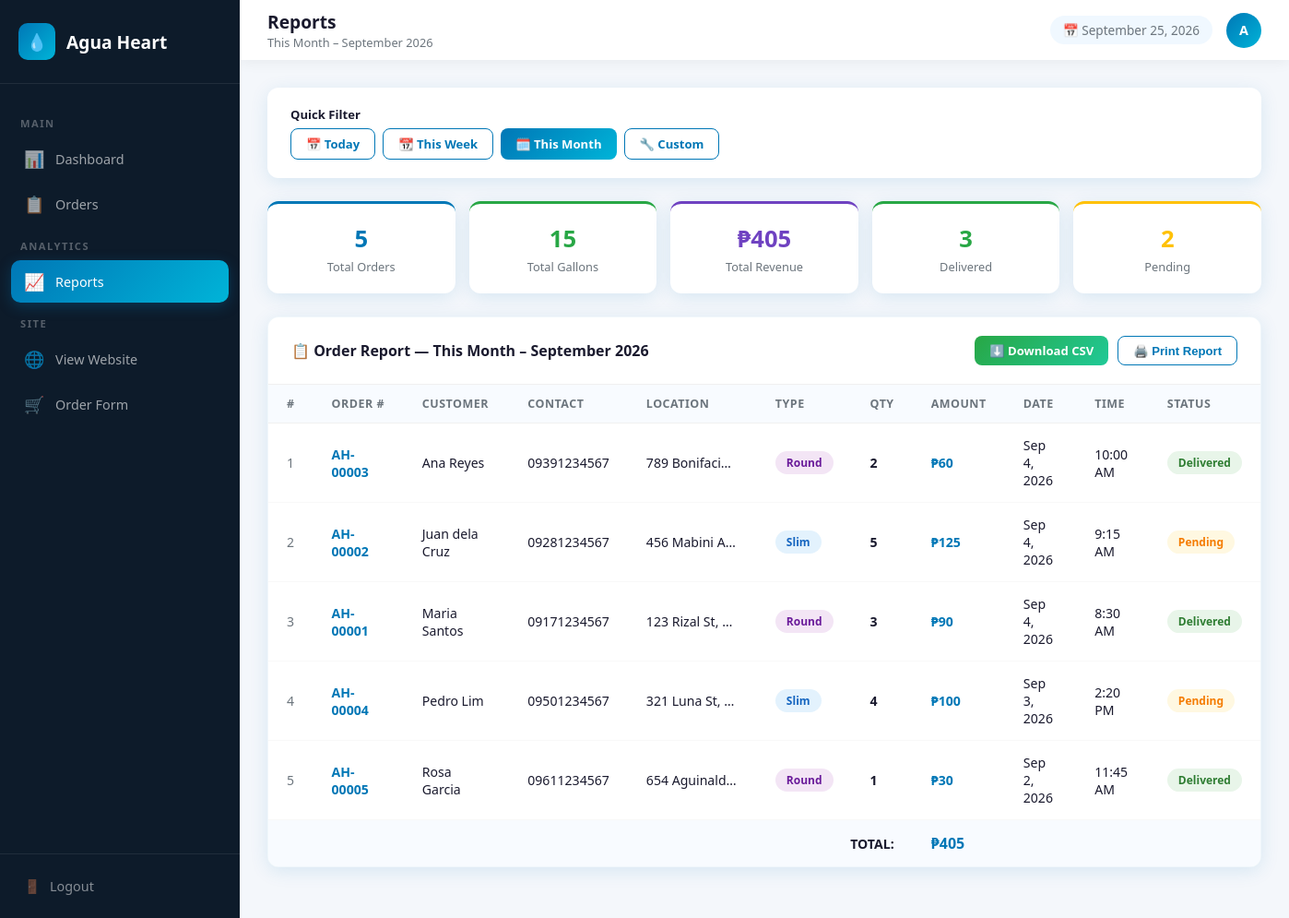
The app's page /admin/reports.php?filter=month (signed in) with its own data.
### tables this page shows
CREATE TABLE IF NOT EXISTS orders (
    id INT AUTO_INCREMENT PRIMARY KEY,
    order_number VARCHAR(20) NOT NULL,
    customer_name VARCHAR(100) NOT NULL,
    contact_number VARCHAR(20) NULL,
    location TEXT NOT NULL,
    gallon_type ENUM('Slim','Round') NOT NULL,
    quantity INT NOT NULL,
    notes TEXT,
    status ENUM('Pending','Delivered','Cancelled') DEFAULT 'Pending',
    date_ordered DATE NOT NULL,
    time_ordered TIME NOT NULL,
    created_at TIMESTAMP DEFAULT CURRENT_TIMESTAMP
);

### admin/reports.php (the view, shortened to what this page needs)
<?php
require_once '../includes/db.php';
$filter  = $_GET['filter'] ?? 'today';
$dateFrom = $_GET['date_from'] ?? '';
$dateTo   = $_GET['date_to'] ?? '';
switch ($filter) {
    case 'month':
        $dateCondition = "MONTH(date_ordered)=MONTH(CURDATE()) AND YEAR(date_ordered)=YEAR(CURDATE())";
        $label = 'This Month – ' . date('F Y');
        break;
}
$summary = $conn->query("SELECT COUNT(*) as orders, SUM(quantity) as gallons, SUM(CASE WHEN gallon_type='Slim' THEN quantity*" . PRICE_SLIM . " ELSE quantity*" . PRICE_ROUND . " END) as revenue, SUM(CASE WHEN status='Delivered' THEN 1 ELSE 0 END) as delivered, SUM(CASE WHEN status='Pending' THEN 1 ELSE 0 END) as pending FROM orders WHERE $dateCondition")->fetch_assoc();
$orders = $conn->query("SELECT * FROM orders WHERE $dateCondition ORDER BY date_ordered DESC, time_ordered DESC");
$inactiveCustomers = getInactiveCustomers($conn);
?>
<!DOCTYPE html>
<html lang="en">
<head>
    <link rel="stylesheet" href="../assets/css/admin.css">
</head>
<body>
<div class="admin-layout">
    <aside class="sidebar" id="sidebar">
        <div class="sidebar-header">
            <a href="../index.php" class="sidebar-logo">
                <div class="logo-icon">💧</div>
                <span>Agua Heart</span>
            </a>
        </div>
        <nav class="sidebar-nav">
            <div class="nav-label">Main</div>
            <a href="dashboard.php"><span class="nav-icon">📊</span> Dashboard</a>
            <a href="orders.php"><span class="nav-icon">📋</span> Orders</a>
            <div class="nav-label">Analytics</div>
            <a href="reports.php" class="active"><span class="nav-icon">📈</span> Reports</a>
            <div class="nav-label">Site</div>
            <a href="../index.php" target="_blank"><span class="nav-icon">🌐</span> View Website</a>
            <a href="../order.php" target="_blank"><span class="nav-icon">🛒</span> Order Form</a>
        </nav>
        <div class="sidebar-footer">
            <a href="logout.php"><span>🚪</span> Logout</a>
        </div>
    </aside>
    <div class="main-content">
        <div class="topbar">
            <div style="display:flex;align-items:center;gap:15px">
                <div class="topbar-left">
                    <h2>Reports</h2>
                    <p><?= htmlspecialchars($label) ?></p>
                </div>
            </div>
            <div class="topbar-right">
                <div class="topbar-date">📅 <?= date('F j, Y') ?></div>
                <div class="admin-avatar"><?= strtoupper(substr($_SESSION['admin_username'], 0, 1)) ?></div>
            </div>
        </div>
        <div class="page-content">
            <form method="GET" class="report-filters">
                <div class="filter-group">
                    <label>Quick Filter</label>
                    <div style="display:flex;gap:8px;flex-wrap:wrap">
                        <?php foreach (['today' => '📅 Today', 'week' => '📆 This Week', 'month' => '🗓️ This Month', 'custom' => '🔧 Custom'] as $val => $lbl): ?>
                            <a href="?filter=<?= $val ?>" class="btn-sm <?= $filter === $val ? 'btn-primary' : 'btn-outline' ?>"><?= $lbl ?></a>
                        <?php endforeach; ?>
                    </div>
                </div>
            </form>
            <div class="summary-cards">
                <div class="summary-card">
                    <div class="val"><?= $summary['orders'] ?? 0 ?></div>
                    <div class="lbl">Total Orders</div>
                </div>
                <div class="summary-card" style="border-top-color:#28a745">
                    <div class="val" style="color:#28a745"><?= $summary['gallons'] ?? 0 ?></div>
                    <div class="lbl">Total Gallons</div>
                </div>
                <div class="summary-card" style="border-top-color:#6f42c1">
                    <div class="val" style="color:#6f42c1">₱<?= number_format($summary['revenue'] ?? 0) ?></div>
                    <div class="lbl">Total Revenue</div>
                </div>
                <div class="summary-card" style="border-top-color:#28a745">
                    <div class="val" style="color:#28a745"><?= $summary['delivered'] ?? 0 ?></div>
                    <div class="lbl">Delivered</div>
                </div>
                <div class="summary-card" style="border-top-color:#ffc107">
                    <div class="val" style="color:#ffc107"><?= $summary['pending'] ?? 0 ?></div>
                    <div class="lbl">Pending</div>
                </div>
            </div>
            <div class="table-card">
                <div class="table-header">
                    <h3>📋 Order Report — <?= htmlspecialchars($label) ?></h3>
                    <div class="table-actions">
                        <a href="?filter=<?= $filter ?><?= $dateFrom ? '&date_from='.$dateFrom : '' ?><?= $dateTo ? '&date_to='.$dateTo : '' ?>&export=csv" class="btn-sm btn-success">⬇️ Download CSV</a>
                        <button onclick="window.print()" class="btn-sm btn-outline">🖨️ Print Report</button>
                    </div>
                </div>
                <div class="table-wrap">
                    <table>
                        <thead>
                            <tr>
                                <th>#</th>
                                <th>Order #</th>
                                <th>Customer</th>
                                <th>Contact</th>
                                <th>Location</th>
                                <th>Type</th>
                                <th>Qty</th>
                                <th>Amount</th>
                                <th>Date</th>
                                <th>Time</th>
                                <th>Status</th>
                            </tr>
                        </thead>
                        <tbody>
                        <?php
                        $i = 1;
                        $totalAmt = 0;
                        if ($orders->num_rows === 0): ?>
                            <tr><td colspan="11" style="text-align:center;padding:40px;color:#6c757d">No orders found for this period.</td></tr>
                        <?php else:
                        while ($row = $orders->fetch_assoc()):
                            $price = $row['gallon_type'] === 'Slim' ? PRICE_SLIM : PRICE_ROUND;
                            $amount = $price * $row['quantity'];
                            $totalAmt += $amount;
                            $isInactive = isset($inactiveCustomers[$row['customer_name']]);
                        ?>
                            <tr>
                                <td style="color:#6c757d"><?= $i++ ?></td>
                                <td><strong style="color:#0077b6"><?= htmlspecialchars($row['order_number']) ?></strong></td>
                                <td style="<?= $isInactive ? 'color:#dc3545;font-weight:600' : '' ?>"><?= htmlspecialchars($row['customer_name']) ?></td>
                                <td><?= htmlspecialchars($row['contact_number']) ?></td>
                                <td style="max-width:140px;white-space:nowrap;overflow:hidden;text-overflow:ellipsis"><?= htmlspecialchars($row['location']) ?></td>
                                <td><span class="badge badge-<?= strtolower($row['gallon_type']) ?>"><?= $row['gallon_type'] ?></span></td>
                                <td><strong><?= $row['quantity'] ?></strong></td>
                                <td><strong style="color:#0077b6">₱<?= number_format($amount) ?></strong></td>
                                <td><?= date('M j, Y', strtotime($row['date_ordered'])) ?></td>
                                <td><?= date('g:i A', strtotime($row['time_ordered'])) ?></td>
                                <td><span class="badge badge-<?= strtolower($row['status']) ?>"><?= $row['status'] ?></span></td>
                            </tr>
                        <?php endwhile; ?>
                        <tr style="background:#f8fbff;font-weight:700">
                            <td colspan="7" style="text-align:right;padding:14px 20px">TOTAL:</td>
                            <td style="color:#0077b6;font-size:1rem">₱<?= number_format($totalAmt) ?></td>
                            <td colspan="3"></td>
                        </tr>
                        <?php endif; ?>
                        </tbody>
                    </table>
                </div>
            </div>
        </div>
    </div>
</div>
</body>
</html>

### records on screen
orders: order_number "AH-00003", customer_name "Ana Reyes", contact_number "09391234567", location "789 Bonifaci…", gallon_type "Round", quantity "2", amount "60", date_ordered "Sep 4, 2026", time_ordered "10:00 AM", status "Delivered"
orders: order_number "AH-00002", customer_name "Juan dela Cruz", contact_number "09281234567", location "456 Mabini A…", gallon_type "Slim", quantity "5", amount "125", date_ordered "Sep 4, 2026", time_ordered "9:15 AM", status "Pending"
orders: order_number "AH-00001", customer_name "Maria Santos", contact_number "09171234567", location "123 Rizal St,…", gallon_type "Round", quantity "3", amount "90", date_ordered "Sep 4, 2026", time_ordered "8:30 AM", status "Delivered"
orders: order_number "AH-00004", customer_name "Pedro Lim", contact_number "09501234567", location "321 Luna St,…", gallon_type "Slim", quantity "4", amount "100", date_ordered "Sep 3, 2026", time_ordered "2:20 PM", status "Pending"
orders: order_number "AH-00005", customer_name "Rosa Garcia", contact_number "09611234567", location "654 Aguinald…", gallon_type "Round", quantity "1", amount "30", date_ordered "Sep 2, 2026", time_ordered "11:45 AM", status "Delivered"

### other values on screen
$label "This Month – September 2026"
substr($_SESSION['admin_username'], 0, 1) "A"
$lbl "📅 Today"
$lbl "📆 This Week"
$lbl "🗓️ This Month"
$lbl "🔧 Custom"
$summary['orders'] "5"
$summary['gallons'] "15"
$summary['revenue'] "405"
$summary['delivered'] "3"
$summary['pending'] "2"
$totalAmt "405"
